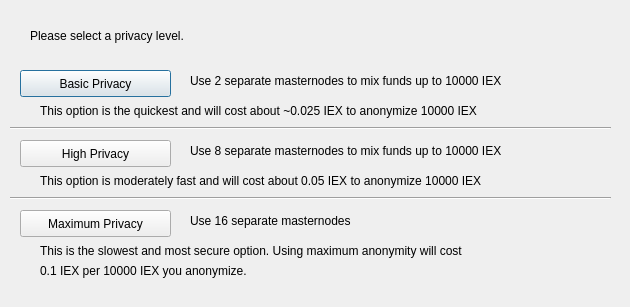
<?xml version="1.0" encoding="UTF-8"?>
<ui version="4.0">
 <class>ObfuscationConfig</class>
 <widget class="QDialog" name="ObfuscationConfig">
  <property name="geometry">
   <rect>
    <x>0</x>
    <y>0</y>
    <width>630</width>
    <height>307</height>
   </rect>
  </property>
  <property name="windowTitle">
   <string>Configure Obfuscation</string>
  </property>
  <widget class="QPushButton" name="buttonBasic">
   <property name="geometry">
    <rect>
     <x>20</x>
     <y>70</y>
     <width>151</width>
     <height>27</height>
    </rect>
   </property>
   <property name="text">
    <string>Basic Privacy</string>
   </property>
  </widget>
  <widget class="QPushButton" name="buttonHigh">
   <property name="geometry">
    <rect>
     <x>20</x>
     <y>140</y>
     <width>151</width>
     <height>27</height>
    </rect>
   </property>
   <property name="text">
    <string>High Privacy</string>
   </property>
  </widget>
  <widget class="QPushButton" name="buttonMax">
   <property name="geometry">
    <rect>
     <x>20</x>
     <y>210</y>
     <width>151</width>
     <height>27</height>
    </rect>
   </property>
   <property name="text">
    <string>Maximum Privacy</string>
   </property>
  </widget>
  <widget class="QLabel" name="label">
   <property name="geometry">
    <rect>
     <x>30</x>
     <y>20</y>
     <width>571</width>
     <height>31</height>
    </rect>
   </property>
   <property name="text">
    <string>Please select a privacy level.</string>
   </property>
  </widget>
  <widget class="QLabel" name="label_2">
   <property name="geometry">
    <rect>
     <x>190</x>
     <y>70</y>
     <width>421</width>
     <height>21</height>
    </rect>
   </property>
   <property name="text">
    <string>Use 2 separate masternodes to mix funds up to 10000 IEX</string>
   </property>
  </widget>
  <widget class="QLabel" name="label_3">
   <property name="geometry">
    <rect>
     <x>190</x>
     <y>140</y>
     <width>411</width>
     <height>21</height>
    </rect>
   </property>
   <property name="text">
    <string>Use 8 separate masternodes to mix funds up to 10000 IEX</string>
   </property>
  </widget>
  <widget class="QLabel" name="label_4">
   <property name="geometry">
    <rect>
     <x>190</x>
     <y>210</y>
     <width>421</width>
     <height>21</height>
    </rect>
   </property>
   <property name="text">
    <string>Use 16 separate masternodes</string>
   </property>
  </widget>
  <widget class="QLabel" name="label_6">
   <property name="geometry">
    <rect>
     <x>40</x>
     <y>100</y>
     <width>561</width>
     <height>21</height>
    </rect>
   </property>
   <property name="text">
    <string>This option is the quickest and will cost about ~0.025 IEX to anonymize 10000 IEX</string>
   </property>
  </widget>
  <widget class="QLabel" name="label_7">
   <property name="geometry">
    <rect>
     <x>40</x>
     <y>170</y>
     <width>561</width>
     <height>21</height>
    </rect>
   </property>
   <property name="text">
    <string>This option is moderately fast and will cost about 0.05 IEX to anonymize 10000 IEX</string>
   </property>
  </widget>
  <widget class="QLabel" name="label_8">
   <property name="geometry">
    <rect>
     <x>40</x>
     <y>240</y>
     <width>561</width>
     <height>21</height>
    </rect>
   </property>
   <property name="text">
    <string>This is the slowest and most secure option. Using maximum anonymity will cost</string>
   </property>
  </widget>
  <widget class="QLabel" name="label_9">
   <property name="geometry">
    <rect>
     <x>40</x>
     <y>260</y>
     <width>561</width>
     <height>21</height>
    </rect>
   </property>
   <property name="text">
    <string>0.1 IEX per 10000 IEX you anonymize.</string>
   </property>
  </widget>
  <widget class="Line" name="line">
   <property name="geometry">
    <rect>
     <x>10</x>
     <y>120</y>
     <width>601</width>
     <height>16</height>
    </rect>
   </property>
   <property name="orientation">
    <enum>Qt::Horizontal</enum>
   </property>
  </widget>
  <widget class="Line" name="line_2">
   <property name="geometry">
    <rect>
     <x>10</x>
     <y>190</y>
     <width>601</width>
     <height>16</height>
    </rect>
   </property>
   <property name="orientation">
    <enum>Qt::Horizontal</enum>
   </property>
  </widget>
 </widget>
 <resources/>
 <connections/>
</ui>
